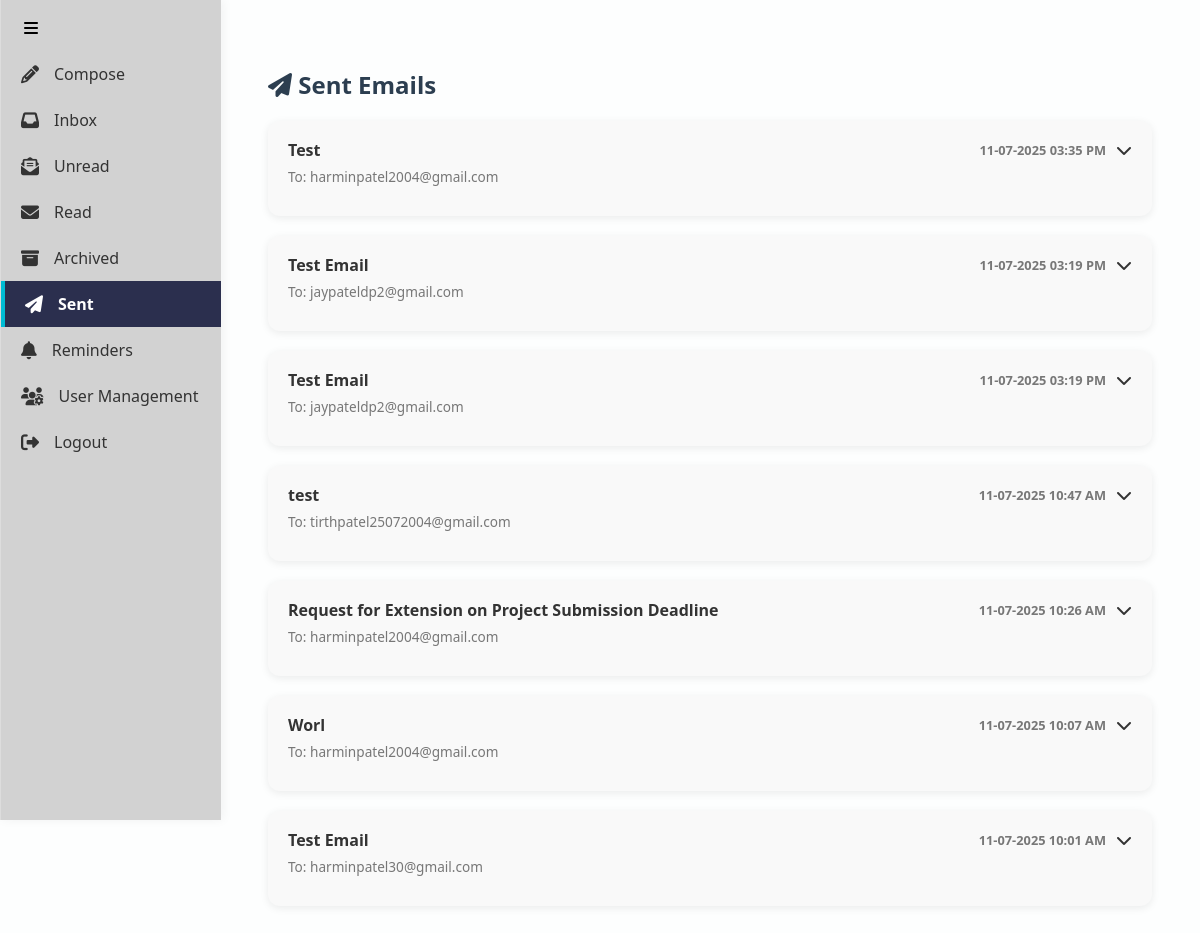
The app's page /sent (signed in), older data.
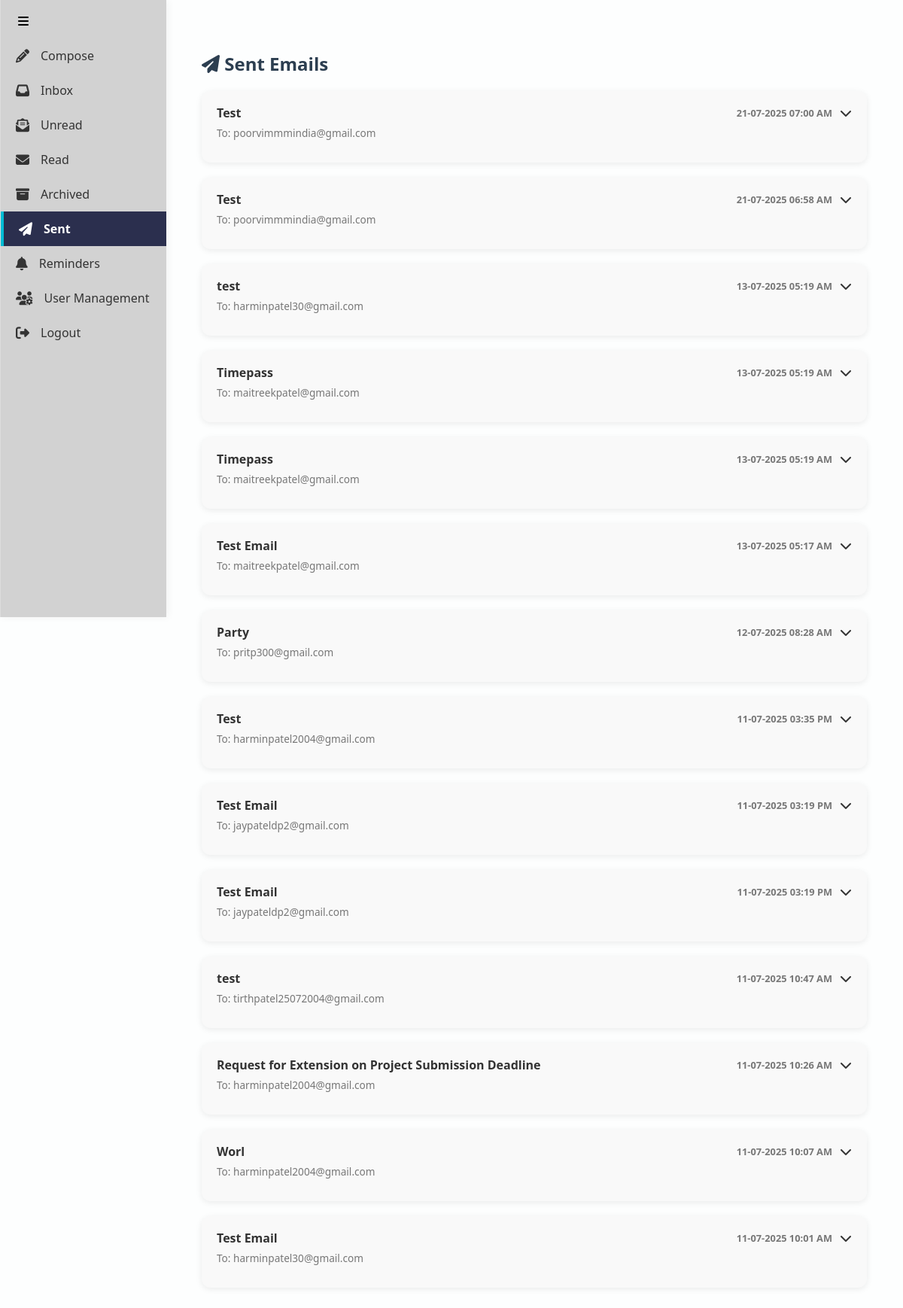
The same page, newer data.
### models.py (models this page shows)
class SentEmail(Base):
    __tablename__ = 'sent_emails'
    id = Column(Integer, primary_key=True)
    to = Column(String, nullable=False)
    cc = Column(String, nullable=True)
    bcc = Column(String, nullable=True)
    subject = Column(String)
    body = Column(Text)
    attachments = Column(Text, nullable=True)
    sent_at = Column(DateTime, default=datetime.utcnow)
    attachments = Column(String)

### app.py (the view)
@app.route('/sent')
@login_required
def sent():
    session = Session()
    sent_emails = session.query(SentEmail).order_by(SentEmail.sent_at.desc()).all()
    return render_template("sent.html", sent_emails=sent_emails,active_page='sent')

### app.py (called while the page is built)
@login_manager.user_loader
def load_user(user_id):
    session = Session()
    user = session.query(User).get(int(user_id))
    if user:
        session.expunge(user)  # Detach object from session
        print(f"Loaded user {user.email} is_admin={user.is_admin}")
    else:
        print(f"No user found for id {user_id}")
    session.close()
    return user

### templates/sent.html (shortened to what this page needs)
<!DOCTYPE html>
<html lang="en">
<head>
  <link rel="stylesheet" href="{{ url_for('static', filename='style.css') }}">
  <link rel="stylesheet" href="https://cdnjs.cloudflare.com/ajax/libs/font-awesome/6.4.0/css/all.min.css">
</head>
<body>
  <div class="sidebar" id="sidebar">
    <div class="toggle-sidebar" onclick="toggleSidebar()">
      <i class="fas fa-bars"></i>
    </div>
    <a href="{{ url_for('compose') }}" class="sidebar-btn {% if active_page == 'compose' %}active{% endif %}"
      title="Compose">
      <i class="fas fa-pencil-alt"></i><span>Compose</span>
    </a>
    <a href="/" class="sidebar-btn {% if active_page == 'inbox' %}active{% endif %}" title="Inbox">
      <i class="fas fa-inbox"></i><span>Inbox</span>
    </a>
    <a href="/?filter=unread" class="sidebar-btn {% if active_page == 'unread' %}active{% endif %}" title="Unread">
      <i class="fas fa-envelope-open-text"></i><span>Unread</span>
    </a>
    <a href="/?filter=read" class="sidebar-btn {% if active_page == 'read' %}active{% endif %}" title="Read">
      <i class="fas fa-envelope"></i><span>Read</span>
    </a>
    <a href="/?filter=archived" class="sidebar-btn {% if active_page == 'archived' %}active{% endif %}"
      title="Archived">
      <i class="fas fa-archive"></i><span>Archived</span>
    </a>
    <a href="{{ url_for('sent') }}" class="sidebar-btn {% if active_page == 'sent' %}active{% endif %}" title="Sent">
      <i class="fas fa-paper-plane"></i><span>Sent</span>
    </a>
    <a href="{{ url_for('reminders') }}" class="sidebar-btn {% if active_page == 'reminder' %}active{% endif %}"
      title="Reminders">
      <i class="fas fa-bell"></i><span>Reminders</span>
    </a>
    {% if current_user.is_authenticated and current_user.is_admin %}
    <a href="{{ url_for('user_management') }}" class="sidebar-btn">
      <i class="fas fa-users-cog"></i><span>User Management</span>
    </a>
    {% endif %}
    <a href="{{ url_for('logout') }}" class="sidebar-btn logout" title="Logout">
      <i class="fas fa-sign-out-alt"></i><span>Logout</span>
    </a>
  </div>
  <div class="main-content">
    <div class="top-bar">
      <h2><i class="fas fa-paper-plane"></i> Sent Emails</h2>
    </div>
    {% for email in sent_emails %}
    <div class="email-card" id="email-{{ email.id }}">
      <div class="email-header" onclick="toggleEmail(this)">
        <h3>{{ email.subject }}</h3>
        <div class="header-right">
          <span class="sent-time">
            {{ email.sent_at.strftime('%d-%m-%Y %I:%M %p') if email.sent_at else '—' }}
          </span>
          <i class="fas fa-chevron-down"></i>
        </div>
      </div>
      <div class="email-meta">
        To: {{ email.to }}{% if email.cc %}, CC: {{ email.cc }}{% endif %}
      </div>
    </div>
    {% endfor %}
  </div>
</body>
</html>

Row changes from the older to the newer data that the page shows:
added SentEmail: subject "Test", sent_at "21-07-2025 07:00 AM", to "poorvimmmindia@gmail.com"
added SentEmail: subject "Test", sent_at "21-07-2025 06:58 AM", to "poorvimmmindia@gmail.com"
added SentEmail: subject "test", sent_at "13-07-2025 05:19 AM", to "harminpatel30@gmail.com"
added SentEmail: subject "Timepass", sent_at "13-07-2025 05:19 AM", to "maitreekpatel@gmail.com"
added SentEmail: subject "Timepass", sent_at "13-07-2025 05:19 AM", to "maitreekpatel@gmail.com"
added SentEmail: subject "Test Email", sent_at "13-07-2025 05:17 AM", to "maitreekpatel@gmail.com"
added SentEmail: subject "Party", sent_at "12-07-2025 08:28 AM", to "pritp300@gmail.com"
